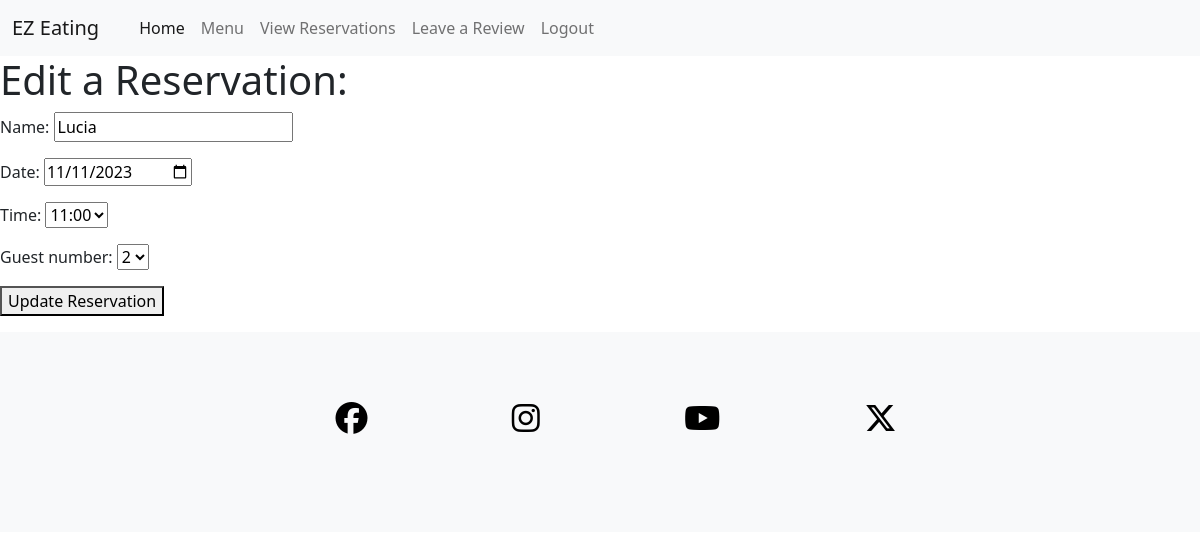
/edit/6 (signed in), run on the app's committed database.
### booking/models.py (models this page shows, shortened)
class Reservation(models.Model):
    name = models.CharField(max_length=50, null=False, blank=False)
    date = models.DateField(null=False, blank=False)
    time = models.TimeField(null=False, blank=False)
    guest_number = models.IntegerField(null=False, blank=False)
    user = models.ForeignKey(
        settings.AUTH_USER_MODEL, on_delete=models.CASCADE,
        blank=True, null=True
        )
    class Meta:
        unique_together = ('date', 'time',)

### booking/views.py (the view)
# urls.py: path('edit/<reservation_id>', views.edit_reservation, name='edit'),
def edit_reservation(request, reservation_id):
    reservation = get_object_or_404(Reservation, id=reservation_id)
    if request.method == "POST":
        form = ReservationForm(request.POST, instance=reservation)
        if form.is_valid():
            form.save()
            return redirect('get_booking_list')
    form = ReservationForm(instance=reservation)
    context = {
        'form': form
    }
    return render(request, 'edit_reservation.html', context)

### booking/forms.py (shortened to what this page needs)
class ReservationForm(forms.ModelForm):
    class Meta:
        model = Reservation
        fields = ['name', 'date', 'time', 'guest_number']
        widgets = {
            'date': forms.DateInput(attrs={'type': 'date'}),
            'time': forms.Select(choices=time_choices),
            'guest_number': forms.Select(choices=guest_number_choices)
        }

### booking/templates/edit_reservation.html (shortened to what this page needs)
{% extends "base.html" %}
{% block content %}
<h1>Edit a Reservation:</h1>
    <form method="POST">
        {{ form.as_p }}
        <div>
            <p>
                <button type="submit">Update Reservation</button>
            </p>
        </div>
    </form>
{%endblock%}

### data on the page
Reservation: name "Lucia", date "11/11/2023", time "11:00", guest_number "2"
